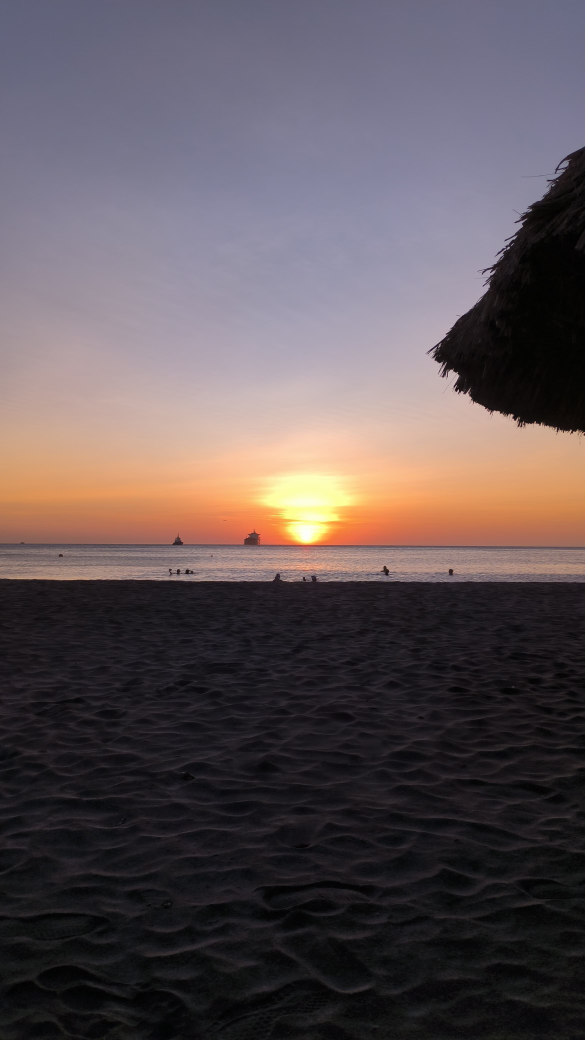
#> input picture AICourse_QC/Atardecer.jpeg, 2338 x 4160 px, found by its file name (shown at 1/4 size)
$ jupyter execute CourseAI_week4.ipynb
#> lines starting #> are read from the running program, lines starting #| are printed output that depends on the picture
<a href="https://colab.research.google.com/github/SergioQS/AI_and_ML/blob/main/AICourse_QC/CourseAI_week4.ipynb" target="_parent"></a>

# Machine Learning: Auscultando las Redes Neuronales con Python
*Cuarta semana*\
Tomado de los **modulos 12,14,15** de las notas de Diego Luis Aristizábal R,\
Quantum computing UNAL, Universidad Nacional de Colombia.\
Sergio Quiroga Sandoval

Contenido:

1. Módulo 12: imágen digital, conceptos bśsicos.
2. Módulo 14: imágen digital, convolución y filtro
4. Módulo 15: Redes neuronales convolucionales(CNN), generalidades.

## **Módulo 12**
Imágen Digital con NumPY

Las denominadas Redes Neuronales Convolucionales (CNN, por sus siglas en
inglés), en la cual su principal aplicación está en la visión artificial, son una de los temás
más importantes en el Deep Learning. Para lograr un buen entendimiento de éstas es
necesaro tener muy claro lo relacionado con temas muy básicos de las
imágenes digitales:

*   Formatos
*   Muestreo y Cuantización
*   Transformaciones de la Imagen
*   Dominio Espacial y Frecuencial (Espacio de Fourier)
*   La convolución y los Filtros Espaciales y Frecuenciales

La imagen que se usará está disponible en el github del curso, [enlace](https://github.com/quantumcomputingunalmed/Course_AI/blob/ea4c488112eacc4c4d8086e0b3efe610aaecc8ed/Atardecer.jpeg).

[cell 1]
# Cómo cargar una imágen con python

# Primero se debe subir una imágen al notebook y se abre con la función imread,
# esto se hace cambiando la dirección a la dirección de nuestra imágen


import matplotlib.pyplot as plt
#carga la imagen
imagen_original = plt.imread("/content/Atardecer.jpeg")
#> imagen_original is the input picture: shape (4160, 2338, 3); mean R, G, B 93.9, 83.4, 86.4
imagen = imagen_original
fig = plt.figure()
#despliega la imagen
plt.imshow(imagen)
plt.show()

[cell 2]
#ap_12.10
import matplotlib.pyplot as plt
import time
#medir tiempo
start = time.time()
# informa cuál es el tipo de imagen
# el resultado es <class 'numpy.ndarray'>
print(type(imagen))
#| <class 'numpy.ndarray'>
# informa la forma de la imagen
# el resultado es (256, 256, 3)
# tamaño 256x256 y de tres canales: RGB
print(imagen.shape)
#| (4160, 2338, 3)
#separar los tres canales de color
red_imagen = imagen.copy() # hacer copia
# hace ceros los canales Green y Blue
red_imagen[:,:,1] = 0
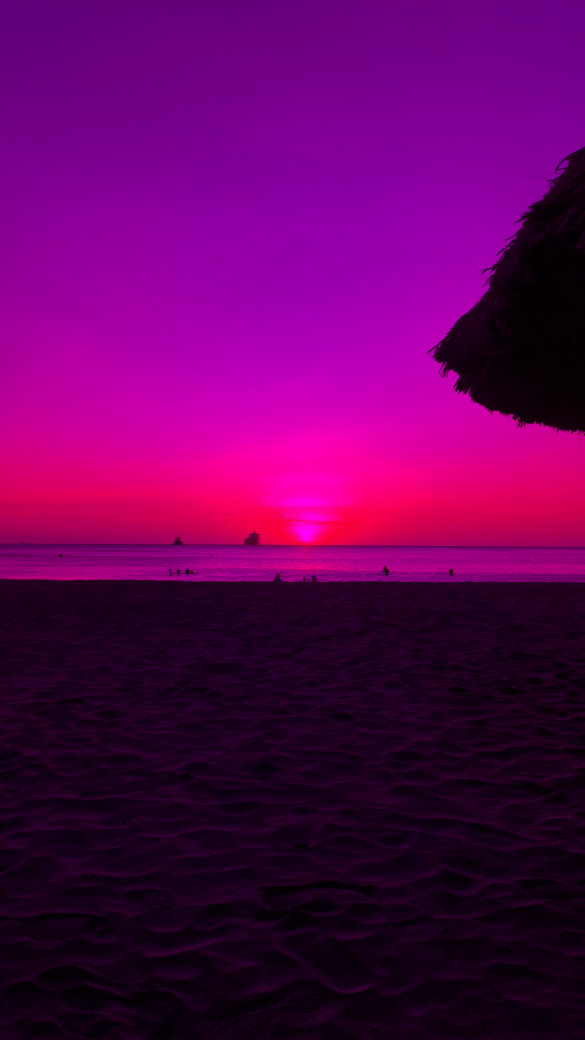
#> red_imagen: shape (4160, 2338, 3) (shown at 1/4 size); mean R, G, B 93.9, 0, 86.4
red_imagen[:,:,2] = 0
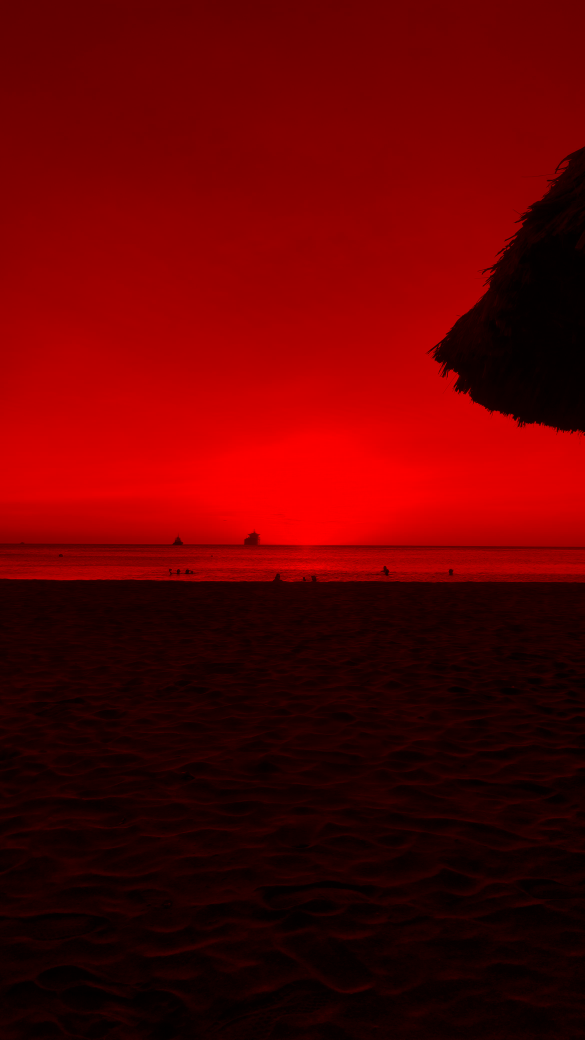
#> red_imagen: shape (4160, 2338, 3) (shown at 1/4 size); mean R, G, B 93.9, 0, 0
green_imagen = imagen.copy() # hacer copia
# hace ceros los canales Red y Blue
green_imagen[:,:,0] = 0
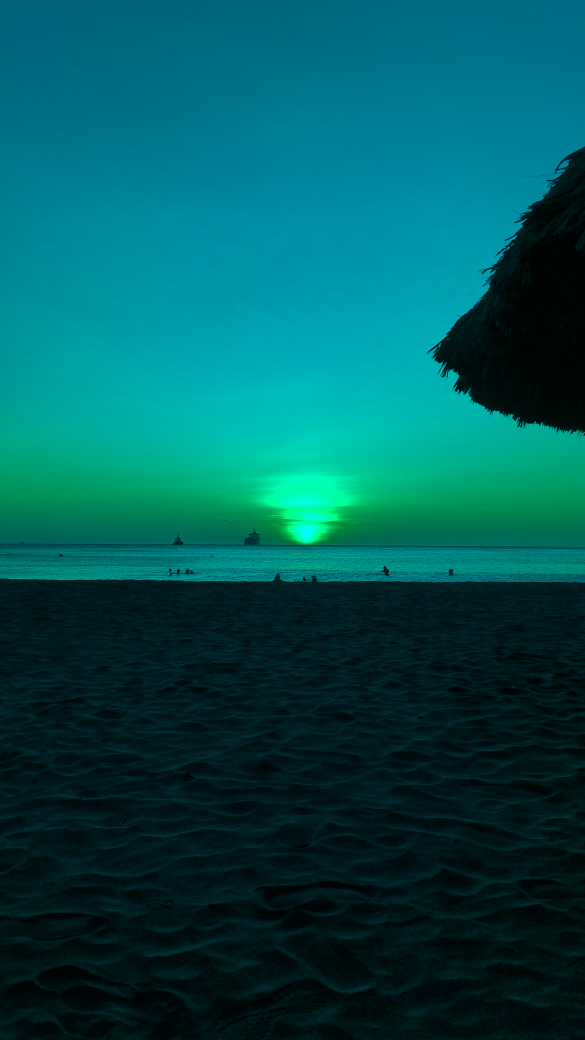
#> green_imagen: shape (4160, 2338, 3) (shown at 1/4 size); mean R, G, B 0, 83.4, 86.4
green_imagen[:,:,2] = 0
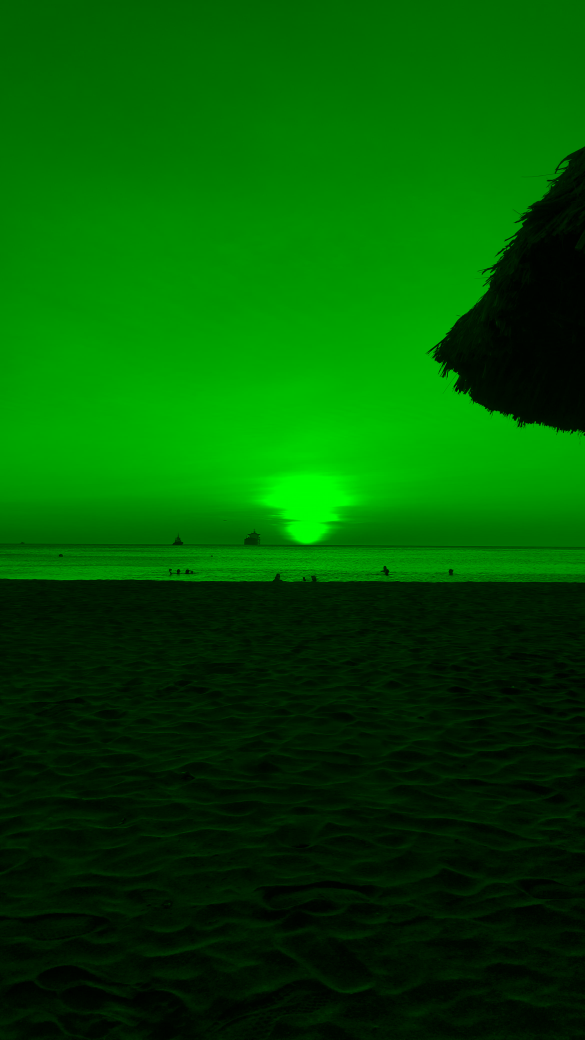
#> green_imagen: shape (4160, 2338, 3) (shown at 1/4 size); mean R, G, B 0, 83.4, 0
blue_imagen = imagen.copy() # hacer copia
# hace ceros los canales Red y Green
blue_imagen[:,:,0] = 0
blue_imagen[:,:,1] = 0
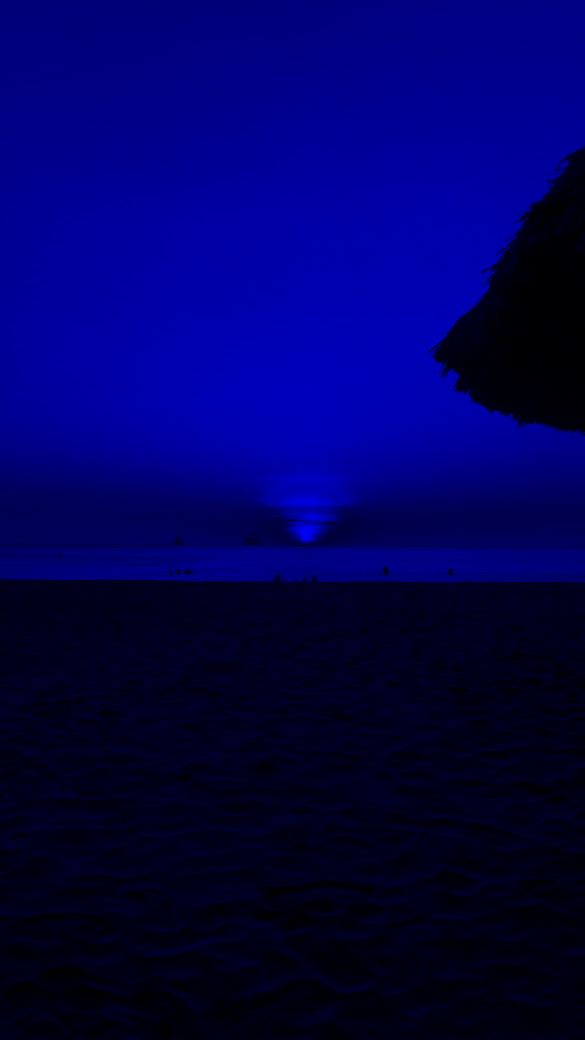
#> blue_imagen: shape (4160, 2338, 3) (shown at 1/4 size); mean R, G, B 0, 0, 86.4
#preparar para desplegar cuatro imégenes
fig, axes = plt.subplots(1,4, figsize=(8, 4))
ax = axes.ravel()
plt.rcParams.update({'font.size': 8}) # tamaño de letra de los títulos
ax[0].imshow(imagen)
ax[0].set_title("Imagen: original") # título
ax[0].axis('off') # apagar ejes
ax[1].imshow(red_imagen)
ax[1].set_title("Imagen: canal RED") # título
ax[1].axis('off') # apagar ejes
ax[2].imshow(green_imagen)
ax[2].set_title("Imagen: canal GREEN") # título
ax[2].axis('off') # apagar ejes
ax[3].imshow(blue_imagen)
ax[3].set_title("Imagen: canal BLUE") # título
ax[3].axis('off') # apagar ejes
fig.tight_layout()
#finaliza tiempo

[cell 3]
#despliega información de la imagen
print("imágen.jpg (Tamaño):" + str(imagen.shape))
#| imágen.jpg (Tamaño):(4160, 2338, 3)
print("imágen.jpg (Dimensiones):" + str(imagen.ndim))
#| imágen.jpg (Dimensiones):3
print("imágen.jpg (Tipo):" + str(imagen.dtype))
#| imágen.jpg (Tipo):uint8
print("Arreglo NumPy de imágen.jpg: \n" + str(imagen))
#> (printed output is left out)
fig = plt.figure()
#apagar ejes
plt.axis('off')
#título de la image
plt.title("imágen.jpg")
#despliega la imagen

plt.imshow(imagen, cmap='gray', vmin=0, vmax=255)

plt.show()

[cell 4]
# si la imágen está en RGB para pasarla a escala de grises:
import numpy as np
import matplotlib.pyplot as plt
import matplotlib.image as mpimg

start = time.time()
def rgb2gray(rgb):
    return np.dot(rgb[...,:3], [0.2989, 0.5870, 0.1140])
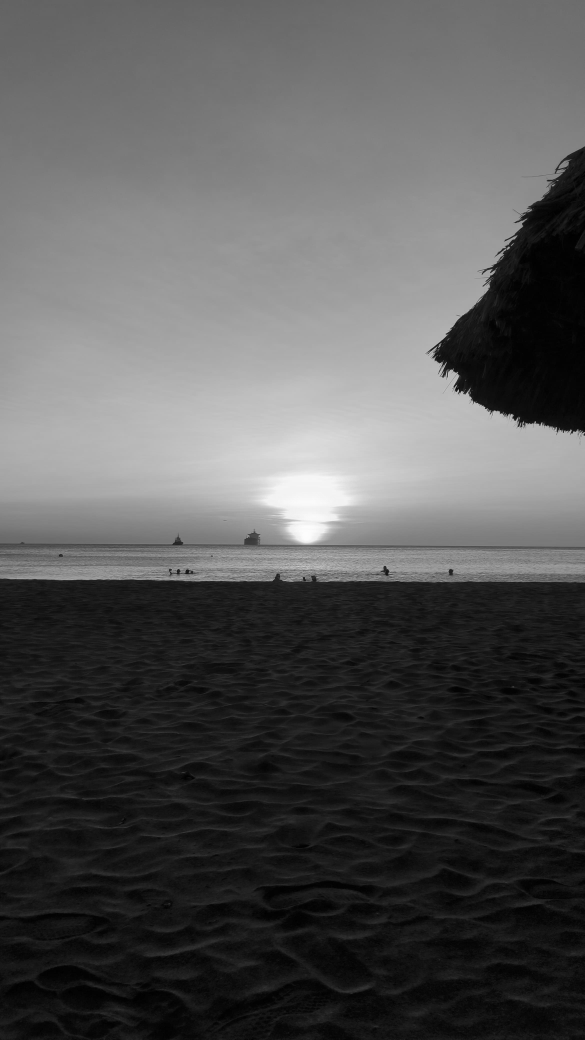
#> returned value: shape (4160, 2338) float64 (shown at 1/4 size); min 0, max 253.6, mean 86.9

img = plt.imread("/content/Atardecer.jpeg")
imagen = rgb2gray(img)
plt.imshow(imagen, cmap=plt.get_cmap('gray'), vmin=0, vmax=255)
end = time.time()
imagenbn = imagen
print('El proceso tardó:', end -start)
plt.show()

[cell 5]
start = time.time()
#conversión de tipos de datos de la imágen (uint64 a uint32)

imagen_convertida = np.array(imagen,dtype = np.float32)

#despliega información de la imagen de la imagen
print("imagen original: imagen.jpg (dimensiones):" + str(imagen.shape))
#| imagen original: imagen.jpg (dimensiones):(4160, 2338)
print("imagen original: imagen.jpg (tipo):" + str(imagen.dtype))
#| imagen original: imagen.jpg (tipo):float64
print("Arreglo NumPy de imagen original: imagen.jpg : \n" + str(imagen))
#> (printed output is left out)
print("")
print("imagen convertida: imagen.jpg (dimensiones):" + str(imagen_convertida.shape))
#| imagen convertida: imagen.jpg (dimensiones):(4160, 2338)
print("imagen convertida: imagen.jpg (tipo):" + str(imagen_convertida.dtype))
#| imagen convertida: imagen.jpg (tipo):float32
print("Arreglo NumPy de imagen convertida: imagen.jpg : \n" + str(imagen_convertida))
#> (printed output is left out)
# preparar para desplegar dos imágenes
fig, axes = plt.subplots(1,2, figsize=(8, 4))
ax = axes.ravel()

#para desplegar imagen original
ax[0].imshow(imagen,cmap='gray')
#título
ax[0].set_title("imagen original: imagen.jpg")
# apagar ejes
ax[0].axis('off')
#para desplegar imagen convertida
ax[1].imshow(imagen_convertida,cmap='gray')
#título
ax[1].set_title("imagen convertida: imagen.jpg ")
# apagar ejes
ax[1].axis('off')
#despliega la imagen
fig.tight_layout()
plt.show()
end = time.time()
print('El proceso tardó:', end -start)

[cell 6]
grafico= imagen[1000, :]
#> grafico = 2338 values, max 169.1 at index 2020, min 1 at index 2207, mean 129.8
# preparar para desplegar dos imágenes
fig, axes = plt.subplots(1,2, figsize=(8, 4.5))
ax = axes.ravel()
#tamaño de letra de los títulos
plt.rcParams.update({'font.size': 6})
#para desplegar imagen original
ax[0].imshow(imagen,cmap='gray')
#título
ax[0].set_title("Lenna")
# apagar ejes
ax[0].axis('off')
#dibuja línea roja sobre sobre la fila 100
#para indicar que sobre esta se hará la gráfica de intensidad
ax[0].axhline(y = 1000, color ="red", linestyle ="--")
#gráfico correspondeinet a la fila 100
ax[1].plot(grafico,color='red',linewidth=0.8)
#despliega la imagen
fig.tight_layout()
plt.show()
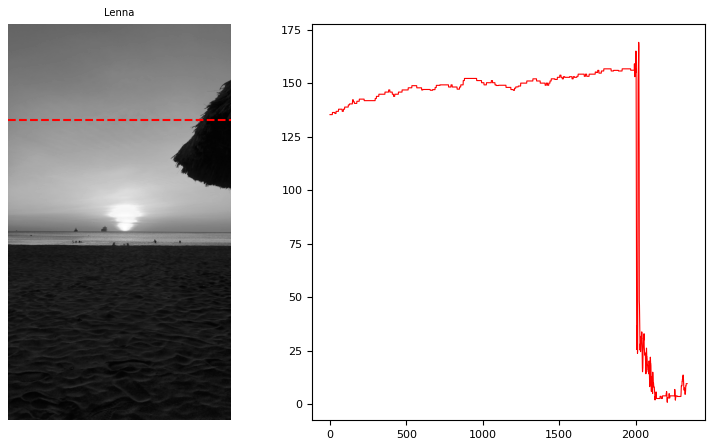
#> figure drawn by matplotlib, 2 panels; panel 2: curve peaks at x = 2020, y = 169.1

[cell 7]
#ap_12.7
#paquete para desplegar plot
import matplotlib.pyplot as plt

grafico= imagen[2000, :]
#> grafico = 2338 values, max 250.2 at index 1194, min 152.1 at index 0, mean 181.5
# preparar para desplegar dos imágenes
fig, axes = plt.subplots(1,2, figsize=(8, 4.5))
ax = axes.ravel()
#tamaño de letra de los títulos
plt.rcParams.update({'font.size': 6})
#para desplegar imagen original
ax[0].imshow(imagen,cmap='gray')
#título
ax[0].set_title("Lenna")
# apagar ejes
ax[0].axis('off')
#dibuja línea roja sobre sobre la fila 100
#para indicar que sobre esta se hará la gráfica de intensidad
ax[0].axhline(y = 2000, color ="red", linestyle ="--")
#gráfico correspondeinet a la fila 100
ax[1].plot(grafico,color='red',linewidth=0.8)
#despliega la imagen
fig.tight_layout()
plt.show()
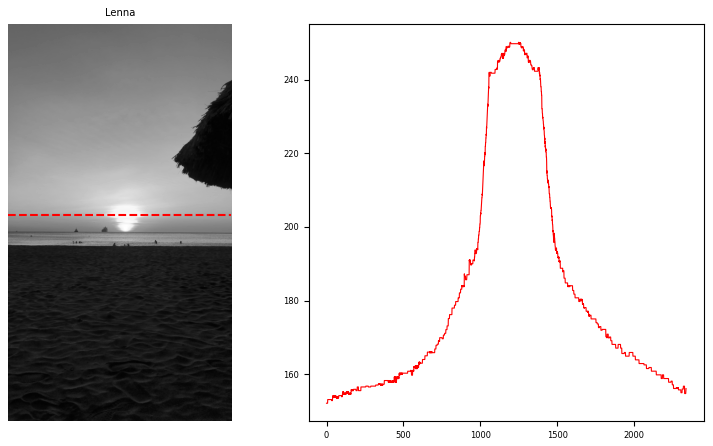
#> figure drawn by matplotlib, 2 panels; panel 2: curve peaks at x = 1194, y = 250.2
